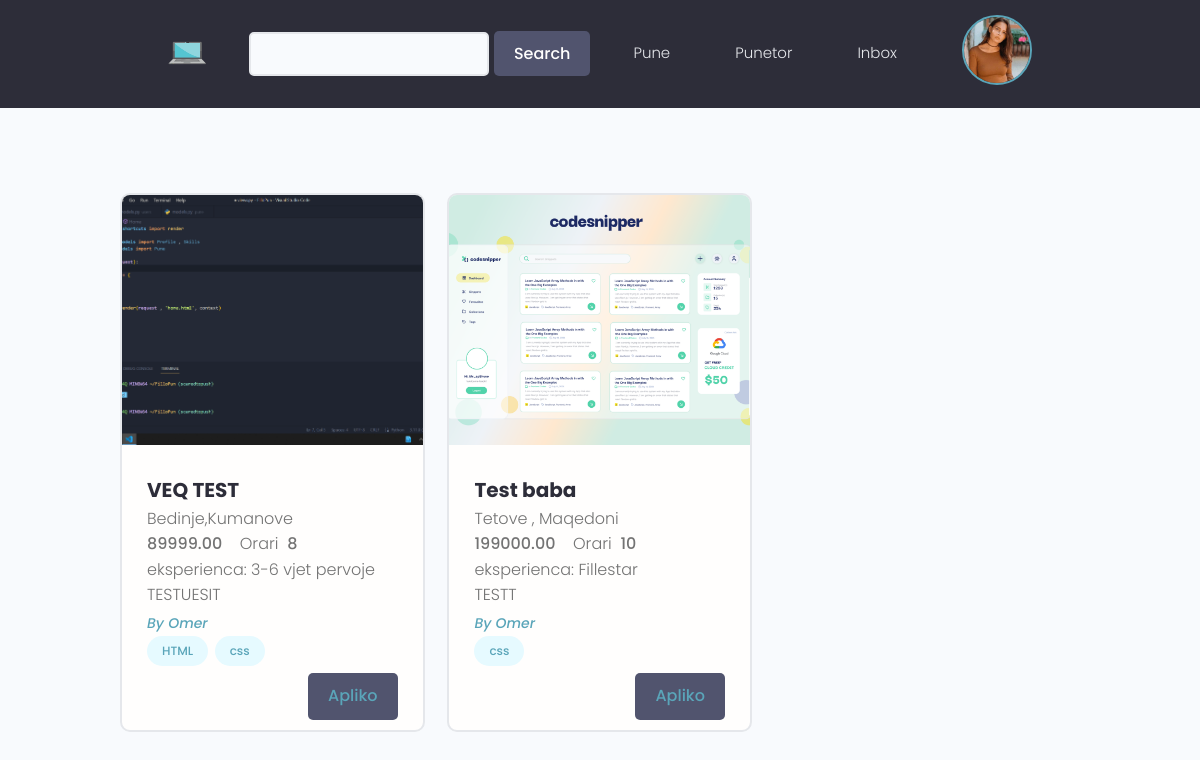
Before: / (signed in) with the older database file.
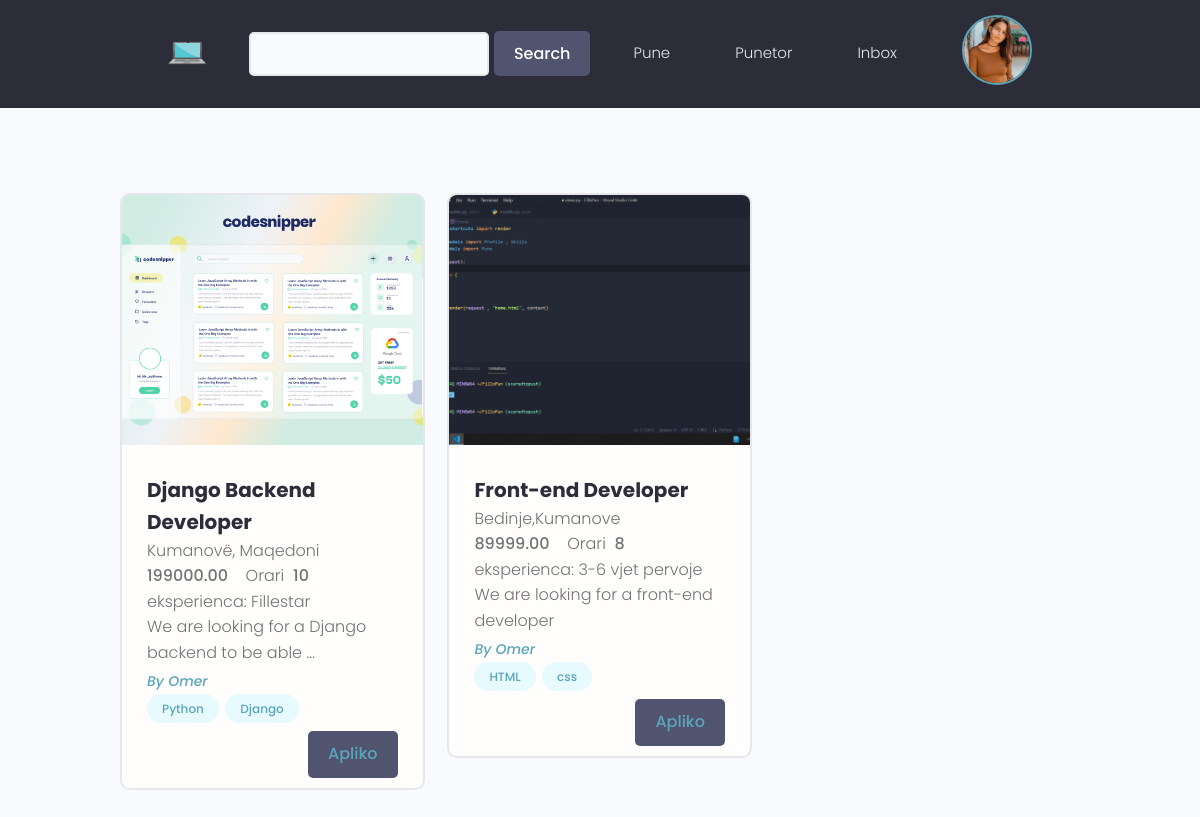
After: the same page with the newer database file.
### pune/models.py (models this page shows, shortened)
class Pune(models.Model):
    business = models.ForeignKey(Profile , on_delete=models.CASCADE , blank=True)
    title = models.CharField(max_length=255)
    bio = models.TextField(blank=True , null=True)
    image = models.ImageField(blank=True , null=True, upload_to='profiles/', default='static/images/default.jpg')
    location = models.CharField(max_length=200 , blank=True , null=True)
    perkohshmeri = models.BooleanField(default=False)
    skills = models.ManyToManyField(Skills, blank=True)
    experience = models.CharField(max_length=255 , choices=EXPERIENCE)
    pagesa = models.DecimalField(decimal_places=2 , max_digits=10)
    orari = models.PositiveIntegerField(default=0)
    aplicants = models.IntegerField(default=0)
    created = models.DateTimeField(auto_now_add = True)
    id = models.UUIDField(default=uuid.uuid4 , unique=True ,
                        primary_key=True , editable=False)

### users/models.py (models this page shows, shortened)
class Profile(models.Model):
    user = models.OneToOneField(User , on_delete = models.CASCADE ,  null=True , blank=True)
    name = models.CharField(max_length=150 , null=True , blank=True)
    sur_name = models.CharField(max_length=150 , null=True , blank=True)
    email = models.EmailField(max_length=500 , blank=True , null=True)
    username = models.CharField(max_length=200 ,unique = True ,blank=True , null=True)
    profilepic = models.ImageField(blank=True , null=True, upload_to='profiles/', default='static/images/profiles/user-default.png')
    bio = models.TextField(blank=True , null=True)
    skills = models.ManyToManyField('Skills', blank=True)
    CV = models.FileField(upload_to='CV/',blank=True , null=True)
    resume = models.FileField(upload_to='Resume/',blank=True , null=True)
    birth_date = models.DateField(blank=True, null=True)
    business = models.BooleanField(default=False)
    location = models.CharField(max_length=200 , blank=True , null=True)
    created = models.DateTimeField(auto_now_add = True)
    id = models.UUIDField(default=uuid.uuid4 , unique=True ,
                        primary_key=True , editable=False)
    def __str__(self):
        return str(self.username)

class Skills(models.Model):
    field = models.ManyToManyField(Field)
    name = models.CharField(max_length=200 , blank=True , null=True)
    description = models.TextField(blank=True , null=True)
    created = models.DateTimeField(auto_now_add = True)
    id = models.UUIDField(default=uuid.uuid4 , unique=True ,
                        primary_key=True , editable=False)
    def __str__(self):
        return str(self.name)

### fillopun/views.py (the view)
# urls.py: path('', Home , name='home'),
@login_required(login_url='login')
def Home(request):
    user = request.user.profile
    skill = request.user.profile.skills.all()
    pune = Pune.objects.distinct().filter(skills__in=skill).exclude(business__exact=user)
    context = {
        'skill':skill,
        'pune':pune
    }
    return render(request , 'home.html', context)

### templates/home.html (shortened to what this page needs)
{% extends 'base.html' %}
{% block content %}
<section class="projectsList">
  <div class="container">
    <div class="grid grid--three">
    {% for pune in pune %}
      <div class="column">
        <div class="card project">
          <a href="{% url 'single-pune' pune.id %}" class="project">
            <img class="project__thumbnail" src="{{pune.image.url}}" alt="project thumbnail" />
            <div class="card__body">
              <h3 class="project__title">{{pune.title}}</h3>
              <p>{{pune.location}} <strong>{% if pune.perkohshmeri == True %}| Perkohshem {% endif %}</strong></p>
              <p><strong>{{pune.pagesa}}</strong>&nbsp;&nbsp;&nbsp; Orari &nbsp;<strong>{{pune.orari}}</strong></p>
              <p>eksperienca: {{pune.experience}}</p>
              <p>{{pune.bio|truncatewords:10}}</p>
              <p><a class="project__author" href="{% url 'profile' pune.business %}">By {{ pune.business.name }}</a></p>
              <div class="project__tags">
                {% for skill in pune.skills.all|slice:"5" %}
                <span class="tag tag--pill tag--main">
                  <small>{{skill}}</small>
                </span>
                {% endfor %}
              {% if request.user.is_authenticated %}
                <form method="POST" action="">
                    <button style="float: right; margin-bottom: 10px;" class="btn btn--sub">
                      <a name="next" href="{% url 'apliko' pune.id %}">Apliko</a>
                    </button>
                </form>
              {% endif %}
              </div>
            </div>
          </a>
        </div>
      </div>
      {% endfor %}
    </div>
  </div>
</section>
{% endblock content %}

Changed rows visible on the page:
changed Pune "Fillestar": title "Test baba" → "Django Backend Developer"; location "Tetove , Maqedoni" → "Kumanovë, Maqedoni"; bio "TESTT" → "We are looking for a Django backend to be able …"; loses Skills (name "css"); moves up the list
added Skills: name "Python", shown under Pune "Fillestar"
added Skills: name "Django", shown under Pune "Fillestar"
changed Pune "Bedinje,Kumanove": title "VEQ TEST" → "Front-end Developer"; bio "TESTUESIT" → "We are looking for a front-end developer"
